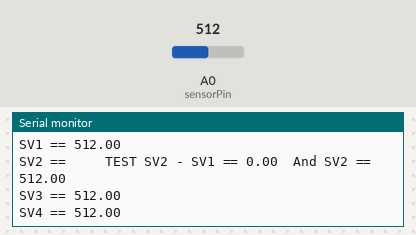
Simulated run of this sketch. Board: Arduino Uno, built with avr-gcc and run on an emulated ATmega328P. On the bench: the last lines printed to the serial monitor. The test bench sets the inputs (shaded band); at power-on: A0 (sensorPin) = 512.

Above: at 1.2 s.
1.3 s: A0 (sensorPin) set to 716
At 2.3 s:
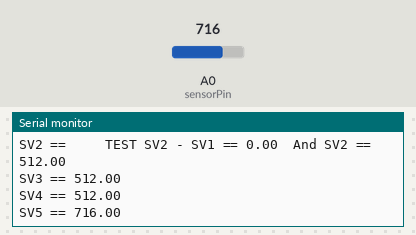
2.8 s: A0 (sensorPin) set to 900
At 8.7 s:
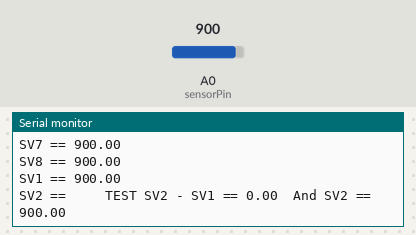
Timing chart, 0 to 10.2 s (numbered marks = the images above; inputs shaded):
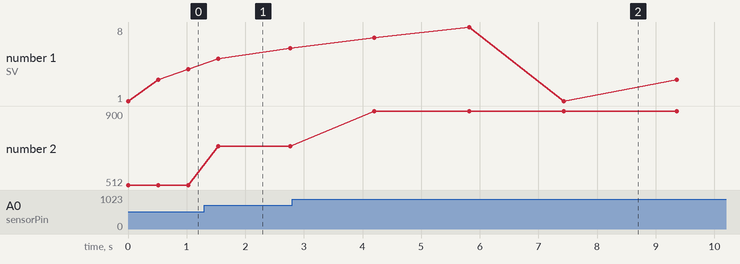

The sketch:

GalvanicSkinReceptor.ino
```cpp
// GSR sensor SVriables
float sensorPin = 0; // select the input pin for the GSR
float SV1 = 0;
float SV2 = 0;
float SV3 = 0;
float SV4 = 0;
float SV5 = 0;
float SV6 = 0;
float SV7 = 0;
float SV8 = 0;
int buzz = 12;
float C = 3;
// SVriable to store the SVlue coming from the sensor

float voltage;
// Time SVriables
unsigned long time;
float secForGSR;
float curMillisForGSR;
float preMillisForGSR;

void setup() {
// Prepare serial port
Serial.begin(9600);
secForGSR = 0.125; // How often do we get a GSR reading
curMillisForGSR = 0;
preMillisForGSR = -1;
}
void loop() {
  /*digitalWrite(buzz, HIGH);
     digitalWrite(3, HIGH);
     delay(1000);
     digitalWrite(3, LOW);
     delay(1000);*/
float maximum = 0;
float minimum = 1290;
//time = millis();
//digitalWrite(12, HIGH);
 //SV1 = analogRead(A0);
// curMillisForGSR = time / (secForGSR * 1000);
//if(curMillisForGSR != preMillisForGSR) {
// Read GSR sensor and send over Serial port
SV1 = analogRead(sensorPin);
Serial.print("SV1 == ");
Serial.println(SV1);
delay(SV2);
SV2 = analogRead(sensorPin);
Serial.print("SV2 == "); Serial.print("    TEST SV2 - SV1 == "); Serial.print(SV2 - SV1); Serial.print("  And SV2 == ");
Serial.println(SV2);
if((SV2 - SV1) >= 1) {
  digitalWrite(3, HIGH); digitalWrite(12, HIGH);}
  delay(SV2); digitalWrite(3, LOW);
delay(SV3);   digitalWrite(12, LOW);
SV3 = analogRead(sensorPin);
Serial.print("SV3 == ");
Serial.println(SV3);
if((SV3 - SV2) >= 1) {
  digitalWrite(3, HIGH);  digitalWrite(12, HIGH);}
  delay(SV3); digitalWrite(3, LOW);
delay(SV4);   digitalWrite(12, LOW);
SV4 = analogRead(sensorPin);
Serial.print("SV4 == ");
Serial.println(SV4);
if((SV4 - SV3) >= 1) {
  digitalWrite(3, HIGH);  digitalWrite(12, HIGH);}
  delay(SV4); digitalWrite(3, LOW);
delay(SV5);   digitalWrite(12, LOW);
SV5 = analogRead(sensorPin);
Serial.print("SV5 == ");
Serial.println(SV5);
if((SV5 - SV4) >= 1) {
  digitalWrite(3, HIGH);  digitalWrite(12, HIGH);}
  delay(SV4); digitalWrite(3, LOW);
delay(SV5);   digitalWrite(12, LOW);
SV6 = analogRead(sensorPin);
Serial.print("SV6 == ");
Serial.println(SV6);
if(((SV6 - SV5)) >= 1) {
  digitalWrite(3, HIGH); digitalWrite(12, HIGH);}
  delay(SV5); digitalWrite(3, LOW);
delay(SV6);   digitalWrite(12, LOW);
SV7 = analogRead(sensorPin);
Serial.print("SV7 == ");
Serial.println(SV7);
if(((SV7 - SV6)) >= 1) {
  digitalWrite(3, HIGH); digitalWrite(12, HIGH);}
  delay(SV6);
  digitalWrite(3, LOW);
  digitalWrite(12, LOW);
delay(SV7);
SV8 = analogRead(sensorPin);
Serial.print("SV8 == ");
Serial.println(SV8);
if(((SV8 - SV7)) >= 1) {
  digitalWrite(3, HIGH); digitalWrite(12, HIGH);}
  delay(SV6); digitalWrite(3, LOW);
delay(SV7); digitalWrite(12, LOW);

digitalWrite(3, LOW);

//preMillisForGSR = curMillisForGSR;
  /*Convert the analog reading (which goes from 0 - 1023) to a voltage (0 - 5V):
   print out the SVlue you read:*/
   //delay(200);

   /*if ((SV2-SV1) > 0){
     digitalWrite(buzz, HIGH);
     digitalWrite(3, HIGH);
   delay(1000);
     }

 if(SV8 > maximum){
    maximum = SV8;}
  if(SV1 < minimum){
    minimum = SV1;}
  if(SV2 < minimum){
    minimum = SV2;}
  if(SV3 < minimum){
    minimum = SV3;}
  if(SV4 < minimum){
    minimum = SV4;}
  if(SV5 < minimum){
    minimum = SV5;}
  if(SV6 < minimum){
    minimum = SV6;}
  if(SV7 < minimum){
    minimum = SV7;}
  if(SV8 < minimum){
    minimum = SV8;}

  SV7 = SV8;
  float SVD78 = (SV8-SV7)/secForGSR;
  if(SV7 > maximum){
    maximum = SV7;}

  SV6 = SV7;
  float SVD67 = (SV7-SV6)/secForGSR;
  if(SV6 > maximum){
    maximum = SV6;}

  SV2 = SV3;
  float SVD23 = (SV3-SV2)/secForGSR;
  if(SV2 > maximum){
    maximum = SV2;}

  SV3 = SV4;
  float SVD34 = (SV4-SV3)/secForGSR;
  if(SV3 > maximum){
    maximum = SV3;}

  SV4 = SV5;
  float SVD45 = (SV5-SV4)/secForGSR;
  if(SV4 > maximum){
    maximum = SV4;}

  SV5 = SV6;
  float SVD56 = (SV6-SV5)/secForGSR;
  if(SV5 > maximum){
    maximum = SV5;}

  SV1 = SV2;
  float SVD12 = (SV2-SV1)/secForGSR;
  if(SV1 > maximum){
    maximum = SV1;}

  digitalWrite(3, LOW);
  delay(1000);

  float voltage = ((SV1 + SV2 + SV3 + SV4 + SV5 + SV6 + SV7 + SV8 + (3*maximum) + (3*minimum)) / 14);
  Serial.println(voltage);*/


}
```

Measured:
- after the input at 1.3 s, the serial monitor: prints a new line after 0.24 s (image 1)
- after the input at 2.8 s, the serial monitor: prints a new line after 1.4 s (image 2)
- plotted number 2: 512 → 716 after the input at 1.3 s, 716 → 900 after the input at 2.8 s
